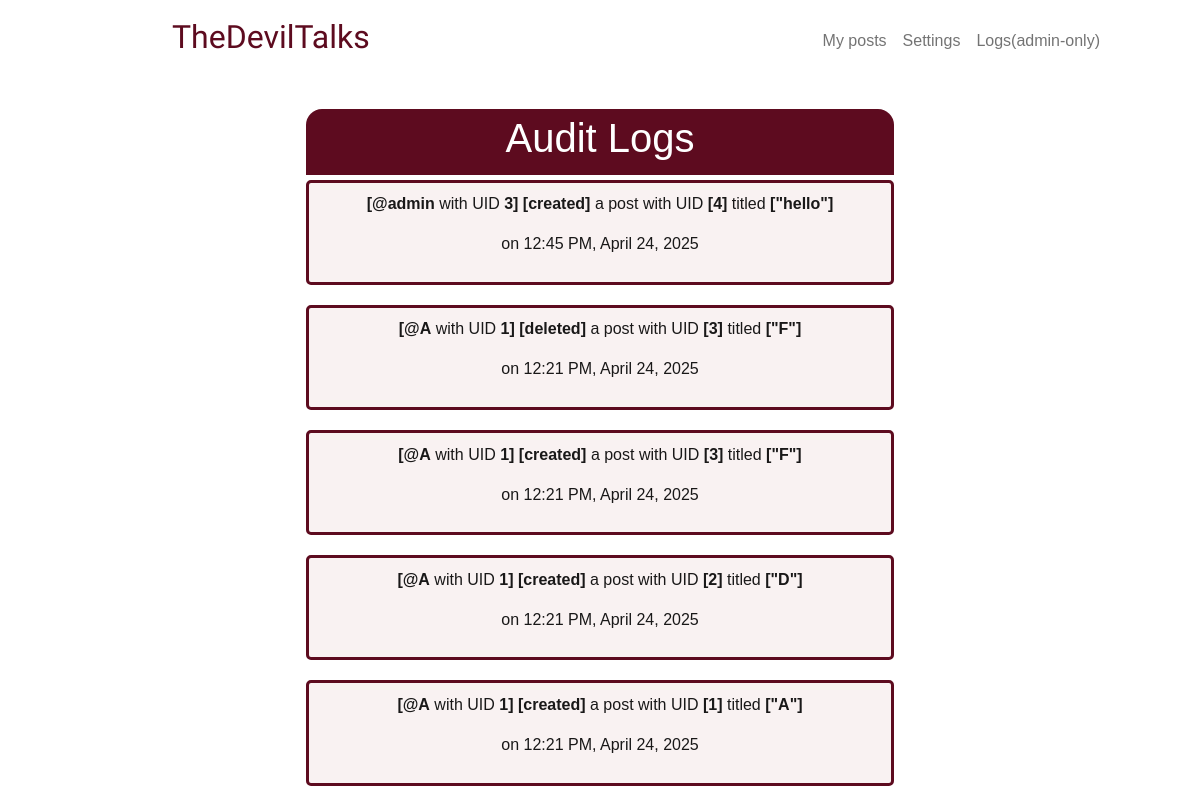
Page /admin (signed in) on the earlier database version.
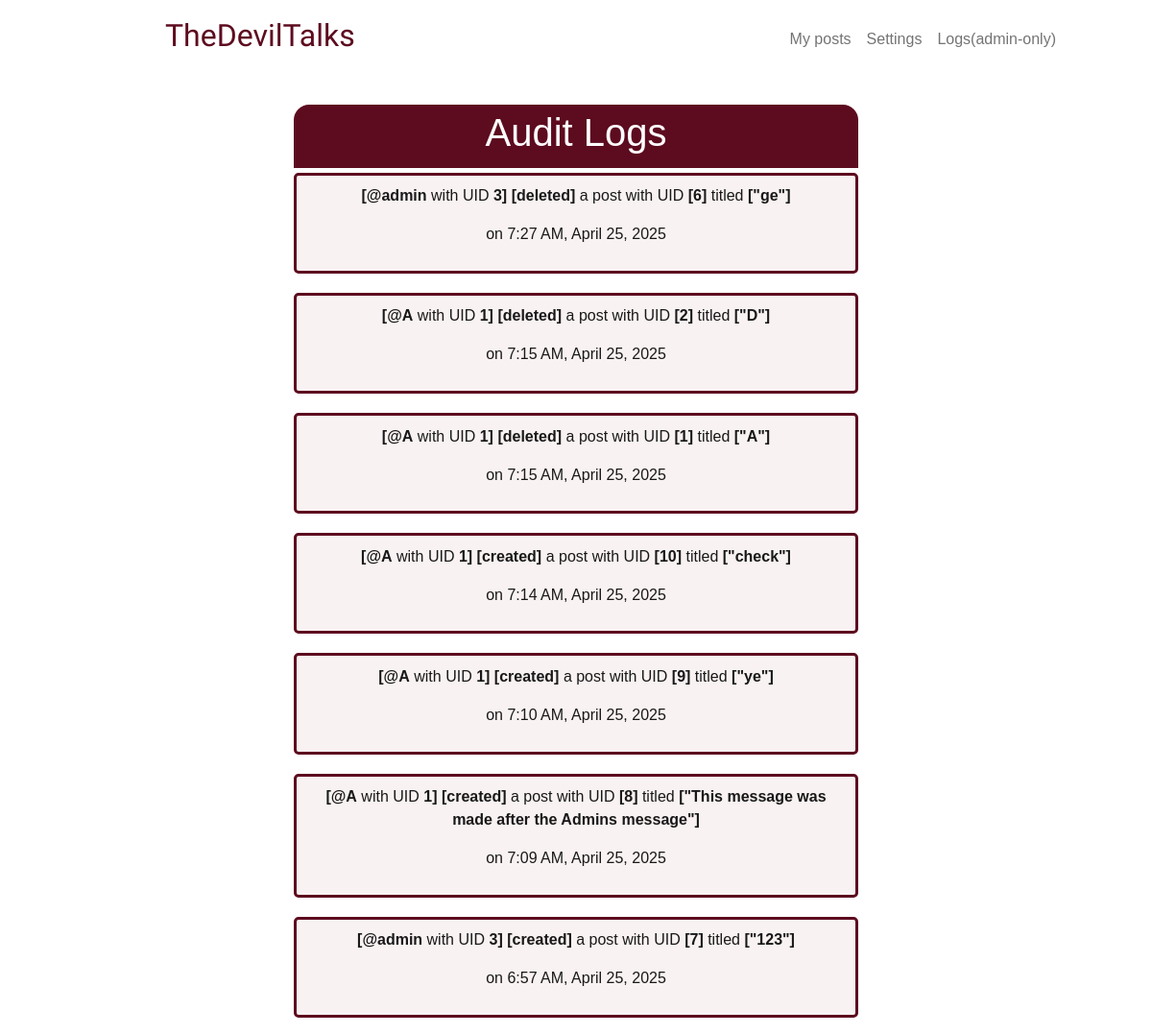
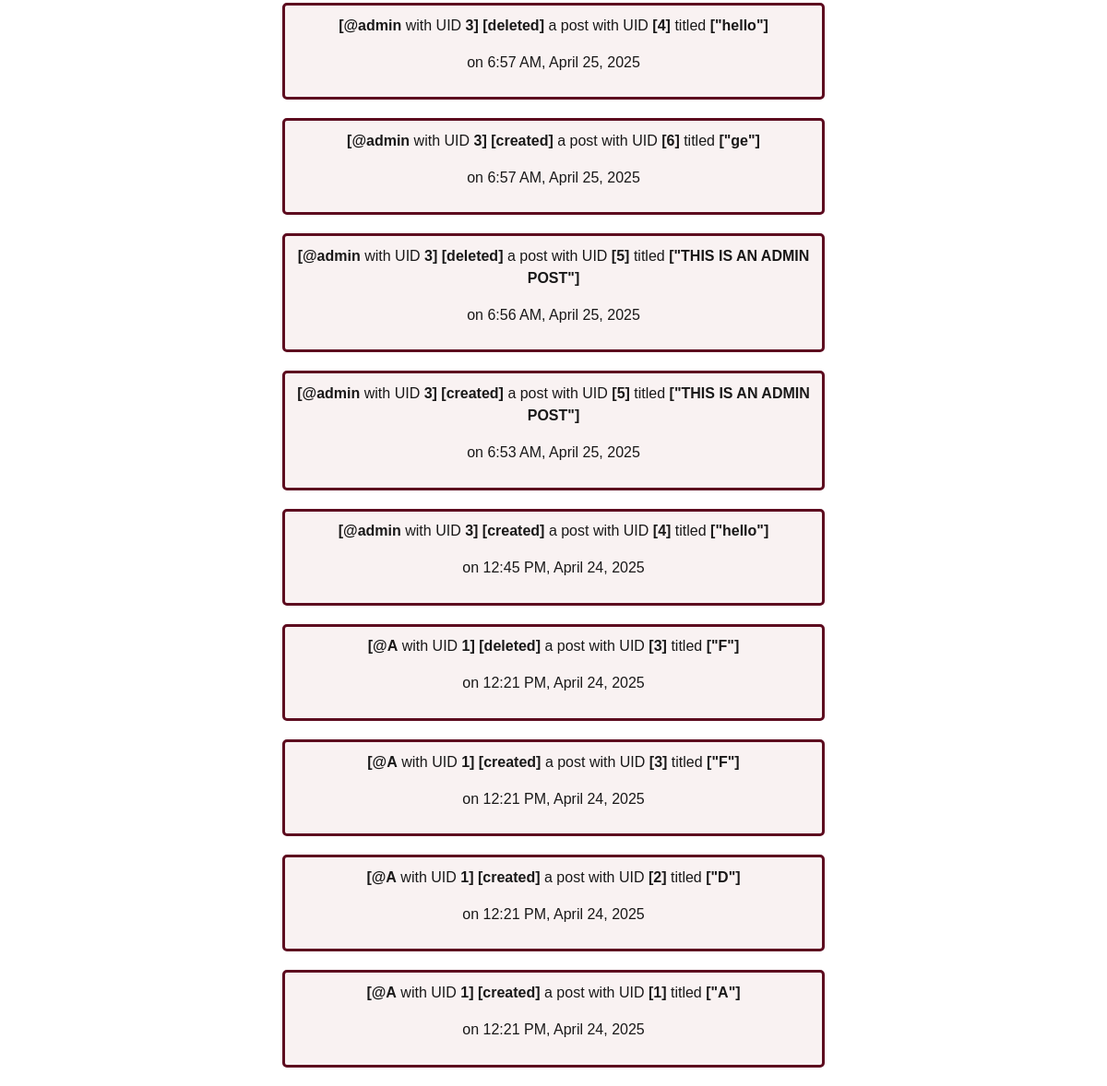
Same page on the later database version (2 pictures, top to bottom).
### tables this page shows
CREATE TABLE post_logs (
    id INTEGER PRIMARY KEY AUTOINCREMENT NOT NULL,
    user_id INTEGER NOT NULL,
    post_id INTEGER NOT NULL,
    title TEXT NOT NULL,
    operation TEXT NOT NULL,  -- 'create' and 'delete'
    time_stamp DATETIME NOT NULL DEFAULT CURRENT_TIMESTAMP,
    FOREIGN KEY (user_id) REFERENCES users(id) ON DELETE RESTRICT
);

CREATE TABLE users (
    id INTEGER PRIMARY KEY AUTOINCREMENT NOT NULL,
    username TEXT UNIQUE NOT NULL,
    hashed_password TEXT NOT NULL,
    joined_at DATETIME NOT NULL DEFAULT CURRENT_TIMESTAMP,
    is_admin BOOLEAN DEFAULT FALSE
);

### app.py (the view)
@app.route("/admin", methods=["GET"])
@login_required
def admin():
    if session.get("is_admin") == 0:
        return redirect("/")
    fetch_query = """
            SELECT
                users.id,
                users.username,
                post_logs.post_id,
                post_logs.title,
                post_logs.operation,
                post_logs.time_stamp
            FROM post_logs
            JOIN users ON post_logs.user_id = users.id
            ORDER BY post_logs.time_stamp DESC;
            """
    logs = db.execute(fetch_query)
    return render_template("admin.html", logs=logs)

### app.py (called while the page is built)
def login_required(f):
    @wraps(f)
    def decorated_function(*args, **kwargs):
        if session.get("user_id") is None:
            return redirect("/login")
        return f(*args, **kwargs)
    return decorated_function

@app.template_filter("format_datetime")
def format_datetime(date_time):
    try:
        parsed_date_time = datetime.strptime(date_time, "%Y-%m-%d %H:%M:%S")
        if platform.system() == "Windows":
            format = "%#I:%M %p, %B %d, %Y" # Hashtag instead of '-'
        else:
            format = "%-I:%M %p, %B %d, %Y" # UNIX OS: '-' instead of Hashtag
        return parsed_date_time.strftime(format)
    except Exception:
        return date_time

### templates/admin.html (shortened to what this page needs)
{% extends "layout.html" %}
{% block main %}
    <div class="others-post-header">
        <h1> Audit Logs </h1>
    </div>
    <div>
        {% for log in logs %}
            <div class="others-post-container">
                <div class="row">
                        <p><b>[@{{log["username"]}}</b> with UID <b>{{log["id"]}}]</b> <b>[{{log["operation"]}}d]</b> a post with UID <b>[{{log["post_id"]}}]</b> titled <b>["{{log["title"]}}"]</b></p>
                        <p> on {{ log["time_stamp"] | format_datetime }} </p>
                </div>
            </div>
        {% endfor %}
    </div>
{% endblock %}

### templates/layout.html (shortened to what this page needs)
<!DOCTYPE html>
<html lang="en">
    <head>
        <link href="https://cdn.jsdelivr.net/npm/bootstrap@5.1.3/dist/css/bootstrap.min.css" rel="stylesheet">
        <link href="/static/styles.css" rel="stylesheet">
    </head>
    <body>
        <nav class="bg-light navbar navbar-expand-md navbar-light" id="white-bg">
            <div class="container-fluid">
                <a class="navbar-brand" href="/" id="logo">TheDevilTalks</a>
                <div class="collapse navbar-collapse" id="navbar">
                    {% if session["user_id"] %}
                        <ul class="navbar-nav ms-auto mt-2 rem5-right-padding" >
                            <li class="nav-item"><a class="nav-link" href="/my-posts"> My posts </a></li>
                            <li class="nav-item"><a class="nav-link" href="/setting">Settings</a></li>
                            <li class="nav-item"><a class="nav-link" href="/admin"> Logs(admin-only) </a></li>
                        </ul>
                    {% else %}
                        <ul class="navbar-nav ms-auto mt-1 rem5-right-padding">
                            <li class="nav-item"><a class="nav-link" href="/register">Register</a></li>
                            <li class="nav-item"><a class="nav-link" href="/login">Log In</a></li>
                        </ul>
                    {% endif %}
                </div>
            </div>
        </nav>
        <main class="container-fluid text-center">
            {% block main %}{% endblock %}
        </main>
    </body>
</html>

### static/styles.css (style rules this page uses)
h1 { font-size: 40px; }
p { color:rgba(0, 0, 0, 0.9) ; }
* { font-family: Verdana, Geneva, Tahoma, sans-serif; }
#white-bg { background-color: white !important; }
nav .navbar-brand { font-size: xx-large; }
#logo { font-family: 'ZCOOL XiaoWei', serif !important; color: rgb(93, 11, 31); padding-left: 10rem; }
.others-post-header { background-color: rgb(93, 11, 31); color: rgb(255, 255, 255); margin: 35px 25% 0 25%; padding: 0.3rem; text-align: center; border-radius: 1rem 1rem 0 0; }
.others-post-container { background-color: rgba(128, 0, 0, 0.05); border: solid; border-width: 3px; border-color: rgb(93, 11, 31); color: rgb(0, 0, 0); margin: 5px 25% 20px 25%; padding: 0.6rem; text-align: center; border-radius: 5px; }
.row { display: flex !important; }
.rem5-right-padding { padding-right: 5rem !important; }

Differences in the rows shown:
added post_logs: username "admin", id "3", operation "delete", post_id "6", title "ge", time_stamp "7:27 AM, April 25, 2025"
added post_logs: username "A", id "1", operation "delete", post_id "2", title "D", time_stamp "7:15 AM, April 25, 2025"
added post_logs: username "A", id "1", operation "delete", post_id "1", title "A", time_stamp "7:15 AM, April 25, 2025"
added post_logs: username "A", id "1", operation "create", post_id "10", title "check", time_stamp "7:14 AM, April 25, 2025"
added post_logs: username "A", id "1", operation "create", post_id "9", title "ye", time_stamp "7:10 AM, April 25, 2025"
added post_logs: username "A", id "1", operation "create", post_id "8", title "This message was made after the Admins message", time_stamp "7:09 AM, April 25, 2025"
added post_logs: username "admin", id "3", operation "create", post_id "7", title "123", time_stamp "6:57 AM, April 25, 2025"
added post_logs: username "admin", id "3", operation "delete", post_id "4", title "hello", time_stamp "6:57 AM, April 25, 2025"
added post_logs: username "admin", id "3", operation "create", post_id "6", title "ge", time_stamp "6:57 AM, April 25, 2025"
added post_logs: username "admin", id "3", operation "delete", post_id "5", title "THIS IS AN ADMIN POST", time_stamp "6:56 AM, April 25, 2025"
added post_logs: username "admin", id "3", operation "create", post_id "5", title "THIS IS AN ADMIN POST", time_stamp "6:53 AM, April 25, 2025"
